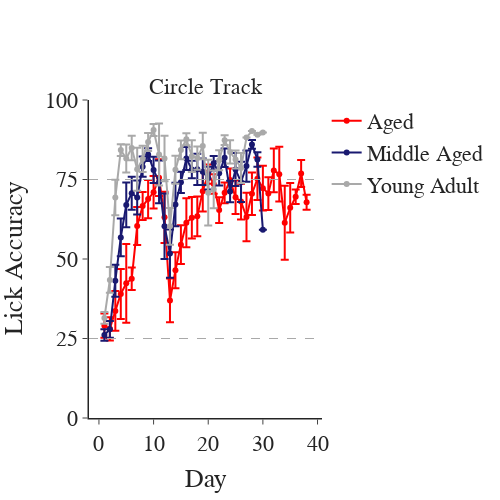

Notebook source saved alongside this figure:
### Code cell
## Plot lick accuracy across days for thresh of 5
fig = pf.plot_behavior_across_days(ct_df, x_var='day', y_var='lick_accuracy_thresh5', groupby_var=['day', 'group'], plot_transitions=None,
                                   marker_color=three_color_plots, avg_color='darkgrey', expert_line=True, chance=True, plot_datapoints=False,
                                   x_title='Day', y_title='Lick Accuracy', titles=['Circle Track'], height=500, width=500)
fig.update_yaxes(range=[0, 100], dtick=25)
fig.show()
fig.write_image(pjoin(fig_path, 'lick_accuracy_thresh5.png'))
# ct_df.mixed_anova(dv='lick_accuracy_thresh5', within='day', subject='mouse', between='group')

### Figure 1 — Plotly figure (JSON) as saved in the notebook; plotly's stock layout.template omitted (floating-point values rounded to 4 significant figures)
{"data": [{"error_y": {"array": [3.783, 3.66, 6.263, 7.874, 12.4, 3.507, 5.951, 4.384, 6.038, 5.108, 5.75, 8.042, 6.882, 5.667, 6.104, 7.704, 6.505, 6.268, 6.384, 3.056, 3.068, 4.043, 3.281, 3.623, 5.264, 5.611, 7.64, 6.649, 6.689, 7.051, 5.145, 6.858, 8.617, 11.67, 7.77, 2.294, 4.245, 2.329], "type": "data"}, "line": {"color": "red"}, "mode": "lines+markers", "name": "Aged", "showlegend": true, "type": "scatter", "x": [1, 2, 3, 4, 5, 6, 7, 8, 9, 10, 11, 12, 13, 14, 15, 16, 17, 18, 19, 20, 21, 22, 23, 24, 25, 26, 27, 28, 29, 30, 31, 32, 33, 34, 35, 36, 37, 38], "y": [29.05, 28.04, 33.68, 39.0, 42.35, 43.78, 60.37, 66.66, 68.83, 70.95, 75.58, 63.1, 36.97, 46.48, 54.51, 61.42, 62.97, 63.41, 71.34, 76.68, 73.61, 65.4, 70.81, 74.81, 69.4, 68.06, 63.2, 70.52, 75.21, 72.29, 70.58, 77.87, 76.67, 61.39, 66.1, 69.55, 76.89, 67.85]}, {"error_y": {"array": [1.794, 2.643, 5.046, 5.97, 7.032, 5.17, 5.366, 3.212, 1.975, 4.138, 6.744, 10.31, 7.588, 6.864, 3.334, 3.615, 2.724, 4.904, 4.182, 3.574, 2.266, 3.87, 2.908, 3.361, 5.193, 6.34, 4.922, 1.368, 2.279, null], "type": "data"}, "line": {"color": "midnightblue"}, "mode": "lines+markers", "name": "Middle Aged", "showlegend": true, "type": "scatter", "x": [1, 2, 3, 4, 5, 6, 7, 8, 9, 10, 11, 12, 13, 14, 15, 16, 17, 18, 19, 20, 21, 22, 23, 24, 25, 26, 27, 28, 29, 30], "y": [26.09, 27.88, 43.18, 56.8, 67.01, 70.69, 69.35, 79.04, 82.83, 78.01, 74.24, 60.28, 51.72, 67.15, 74.12, 81.58, 78.14, 78.19, 77.42, 75.46, 80.1, 76.96, 81.81, 71.23, 78.11, 74.23, 79.22, 86.04, 81.33, 59.23]}, {"error_y": {"array": [1.841, 4.058, 5.607, 1.851, 4.415, 3.836, 6.73, 4.14, 2.847, 1.888, 9.734, 7.146, 5.806, 4.391, 2.96, 1.915, 4.969, 3.655, 4.16, 10.36, 5.924, 3.151, 1.52, 3.66, 2.839, 4.693, null, null, null, null], "type": "data"}, "line": {"color": "darkgrey"}, "mode": "lines+markers", "name": "Young Adult", "showlegend": true, "type": "scatter", "x": [1, 2, 3, 4, 5, 6, 7, 8, 9, 10, 11, 12, 13, 14, 15, 16, 17, 18, 19, 20, 21, 22, 23, 24, 25, 26, 27, 28, 29, 30], "y": [31.48, 43.41, 69.33, 84.24, 81.61, 84.89, 78.23, 81.48, 86.78, 90.59, 82.87, 81.6, 60.27, 78.04, 84.29, 87.65, 82.34, 81.74, 85.51, 70.87, 71.9, 81.06, 87.37, 83.67, 81.31, 78.62, 88.17, 90.28, 89.08, 89.81]}], "layout": {"annotations": [{"font": {"size": 22}, "showarrow": false, "text": "Circle Track", "x": 0.5, "xanchor": "center", "xref": "paper", "y": 1, "yanchor": "bottom", "yref": "paper"}], "font": {"family": "Arial", "size": 22}, "height": 500, "shapes": [{"line": {"color": "darkgrey", "dash": "dash", "width": 1}, "opacity": 1, "type": "line", "x0": 0, "x1": 1, "xref": "x domain", "y0": 75, "y1": 75, "yref": "y"}, {"line": {"color": "darkgrey", "dash": "dash", "width": 1}, "opacity": 1, "type": "line", "x0": 0, "x1": 1, "xref": "x domain", "y0": 25, "y1": 25, "yref": "y"}], "title": {"x": 0.5, "xanchor": "center", "y": 0.9, "yanchor": "top"}, "width": 500, "xaxis": {"anchor": "y", "domain": [0, 1], "linewidth": 1.5, "title": {"text": "Day"}}, "yaxis": {"anchor": "x", "domain": [0, 1], "dtick": 25, "linewidth": 1.5, "range": [0, 100], "title": {"text": "Lick Accuracy"}}}}
